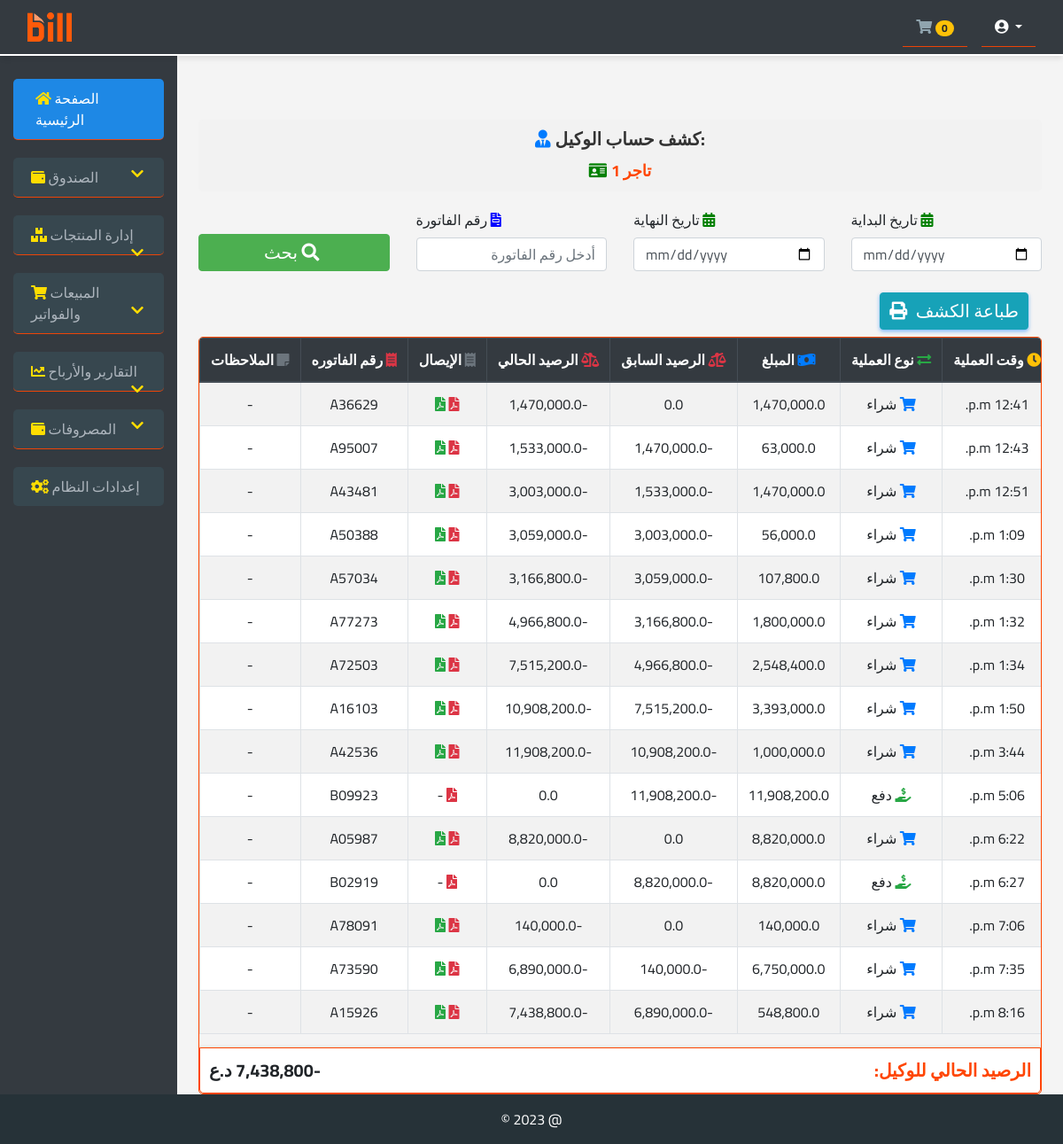
Screenshot of /agent_account_statement/9 with the database file from the repository.
### pro1/models.py (models this page shows, shortened)
class Agent(models.Model):
    name = models.CharField(max_length=100)
    phone = models.CharField(max_length=15, null=True)
    address = models.TextField(max_length=255, null=True)
    def get_balance(self):
        total_purchases = self.transactions.filter(transaction_type='purchase').aggregate(total=Sum('amount'))[
                              'total'] or 0
        total_payments = self.transactions.filter(transaction_type='payment').aggregate(total=Sum('amount'))[
                             'total'] or 0
        balance = total_payments - total_purchases
        return balance

class AgentTransaction3(models.Model):
    TRANSACTION_TYPES = (
        ('purchase', 'Purchase'),
        ('payment', 'Payment'),
    )
    agent = models.ForeignKey(Agent, on_delete=models.CASCADE, related_name='transactions')
    transaction_type = models.CharField(max_length=100, choices=TRANSACTION_TYPES)
    amount = models.DecimalField(max_digits=15, decimal_places=1)
    balance = models.DecimalField(max_digits=15, decimal_places=1, default=0)
    balance_last = models.DecimalField(max_digits=15, decimal_places=1, default=0)
    receipt = models.FileField(upload_to='receipts/', null=True, blank=True, verbose_name="إيصال أو فاتورة")
    receipt_empty = models.FileField(upload_to='receipts/', null=True, blank=True, verbose_name=" فاتورة")
    date = models.DateField(auto_now=True)
    time = models.TimeField(auto_now=True)
    note = models.TextField(null=True)
    invice_n = models.CharField(max_length=100, null=True, blank=True)

### pro1/views.py (the view)
# urls.py: path('agent_account_statement/<str:agent_id>', views.agent_account_statement,
def agent_account_statement(request, agent_id):
    start_date = request.GET.get('start_date')
    end_date = request.GET.get('end_date')
    invoice_number = request.GET.get('invoice_number')  # الحصول على رقم الفاتورة
    agent_transactions = AgentTransaction3.objects.filter(agent_id=agent_id)
    if start_date:
        agent_transactions = agent_transactions.filter(date__gte=start_date)
    if end_date:
        agent_transactions = agent_transactions.filter(date__lte=end_date)
    if invoice_number:
        agent_transactions = agent_transactions.filter(invice_n=invoice_number)  # تطبيق الفلتر حسب رقم الفاتورة
    agent_transactions = agent_transactions.order_by('date', 'time')
    context = {
        'agent_transactions': agent_transactions,
        'agentid': agent_id,
        'agent': Agent.objects.get(id=agent_id)
    }
    return render(request, 'agent_statment.html', context)

### templates/agent_statment.html (shortened to what this page needs)
{% extends 'base.html' %}
{% load humanize %}
{% block hed %}
        <link rel="stylesheet" type="text/css" href="https://cdn.datatables.net/1.11.5/css/jquery.dataTables.css">
<link rel="stylesheet" type="text/css" href="https://cdn.datatables.net/responsive/2.2.9/css/responsive.dataTables.min.css">
{% endblock %}
{% block con %}
<div class="mt-4">
  <div class="agent-title" style="background-color: #f2f2f2; padding: 10px; border-radius: 5px;">
    <h5 style="margin-bottom: 10px; color: #333; font-weight: bold;">
        <i class="fas fa-user-tie" style="color: #007bff; margin-right: 5px;"></i>كشف حساب الوكيل:
    </h5>
    <span style="color: orangered; font-weight: bold; font-size: 18px;">
        <i class="fas fa-id-card" style="color: green; margin-right: 5px;"></i>{{ agent.name }}
    </span>
</div>
<form style="direction: rtl; margin-top: 20px;" method="get" class="mb-4">
    <div class="row">
        <div class="col-md-3">
            <label for="start_date"><i class="fas fa-calendar-alt" style="color: green;"></i> تاريخ البداية</label>
            <input type="date" class="form-control" id="start_date" name="start_date" value="{{ request.GET.start_date }}">
        </div>
        <div class="col-md-3">
            <label for="end_date"><i class="fas fa-calendar-alt" style="color: green;"></i> تاريخ النهاية</label>
            <input type="date" class="form-control" id="end_date" name="end_date" value="{{ request.GET.end_date }}">
        </div>
        <div class="col-md-3">
            <label for="invoice_number"><i class="fas fa-file-invoice" style="color: blue;"></i> رقم الفاتورة</label>
            <input type="text" class="form-control" id="invoice_number" name="invoice_number" value="{{ request.GET.invoice_number }}" placeholder="أدخل رقم الفاتورة">
        </div>
        <div class="col-md-3 align-self-end">
            <button type="submit" class="btn btn-primary" style="width: 100%;">
                <i class="fas fa-search"></i> بحث
            </button>
        </div>
    </div>
</form>
    <div class="row mt-3 mb-2">
        <div class="col-md-12 text-right">
            <button type="button" class="btn btn-info" onclick="redirectToPrintPage({{ agentid }})" style="box-shadow: 0px 2px 4px rgba(0, 123, 255, 0.5);">
                <i class="fas fa-print"></i> طباعة الكشف
            </button>
        </div>
    </div>
    <div class="table-responsive" style="border: 1px solid orangered;overflow: hidden;border-radius: 5px">
    <table id="agent_statment" class="table table-striped table-bordered   table-bordered" style="font-size: 16px;direction: rtl">
        <thead class="thead-dark">
            <tr>
                <th scope="col"><i class="fas fa-clock text-warning"></i> وقت العملية</th>
                <th scope="col"><i class="fas fa-exchange-alt text-success"></i> نوع العملية</th>
                <th scope="col"><i class="fas fa-money-bill-wave text-primary"></i> المبلغ</th>
                <th scope="col"><i class="fas fa-balance-scale-left text-danger"></i> الرصيد السابق</th>
                <th scope="col"><i class="fas fa-balance-scale-right text-danger"></i> الرصيد الحالي</th>
                <th scope="col"><i class="fas fa-receipt text-secondary"></i> الإيصال</th>
                 <th scope="col"><i class="fas fa-receipt text-danger"></i> رقم الفاتوره </th>
                <th scope="col"><i class="fas fa-sticky-note text-secondary"></i> الملاحظات</th>
            </tr>
        </thead>
        <tbody>
            {% for transaction in agent_transactions %}
            <tr>
                <td>{{ transaction.time }}</td>
                <td>
                    {% if transaction.transaction_type == 'purchase' %}
                        <i class="fas fa-shopping-cart text-primary"></i> شراء
                    {% else %}
                        <i class="fas fa-hand-holding-usd text-success"></i> دفع
                    {% endif %}
                </td>
                <td class="text-center">{{ transaction.amount |intcomma}}</td>
                <td class="text-center">{{ transaction.balance_last|intcomma }}</td>
                <td class="text-center">{{ transaction.balance|intcomma }}</td>
                <td class="text-center">
                    {% if transaction.receipt %}
                        <a href="{{ transaction.receipt.url }}" target="_blank"><i class="fas fa-file-pdf text-danger"></i></a>
                    {% else %}
                        -
                    {% endif %}
                {% if transaction.receipt_empty %}
                <a href="{{ transaction.receipt_empty.url }}" target="_blank"><i class="fas fa-file-pdf text-success"></i></a>
                {% else %}
                -
                {% endif %}
                </td>
            {% if transaction.invice_n %}
            <td class="text-center" >{{ transaction.invice_n }}</td>
            {% else %}
            <td class="text-center">-</td>
            {% endif %}
            {% if transaction.note %}
                <td style="white-space: pre-wrap;font-size: 13px" class="text-center" >{{ transaction.note }}</td>
            {% else %}
            <td class="text-center">-</td>
            {% endif %}
            </tr>
            {% empty %}
            <tr>
                <td colspan="9" class="text-center">لا توجد عمليات مسجلة.</td>
            </tr>
            {% endfor %}
        </tbody>
    </table>
 <div class="current-balance-container" style="padding: 10px; margin-top: -1px; border: 1px solid orangered; border-radius: 0 0 5px 5px; background-color: #fff; display: flex; justify-content: space-between; align-items: center;direction: rtl">
        <h5 style="margin: 0; color: orangered; font-weight: bold;">الرصيد الحالي للوكيل:</h5>
        <p style="margin: 0; font-size: 20px; font-weight: bold;">{{ agent.get_balance | intcomma }} د.ع</p>
    </div>
</div>
</div>
{% endblock %}

### templates/base.html (shortened to what this page needs)
{% load static %}
<!DOCTYPE html>
<html lang="en">
<head>
    <link rel="stylesheet" href="https://stackpath.bootstrapcdn.com/bootstrap/4.5.2/css/bootstrap.min.css">
    <link rel="stylesheet" href="https://cdnjs.cloudflare.com/ajax/libs/font-awesome/5.15.1/css/all.min.css">
    <link rel="stylesheet" href="https://unpkg.com/tippy.js/dist/tippy.css" />
    {% block hed %}{% endblock %}
</head>
<body>
<nav class="navbar navbar-expand-lg navbar-dark sticky-top bg-dark bg-gradient" style="border-bottom: 2px solid #ffffff;">
    <div class="container-fluid">
        <a class="navbar-brand" href="{% url 'dashb' %}">
            <img src="{% static 'icon/BILL_BIG.png' %}" alt="Logo" style="width: 50px;">
        </a>
        <div class="ml-auto" style="display: flex; align-items: center;">
            <a  class="nav-link text-white mr-3">
                <i style="cursor: pointer" class="fas fa-shopping-cart"></i>
                <span id="cart-count" class="badge badge-pill badge-warning">0</span>
            </a>
            <div class="dropdown">
                <a class="nav-link dropdown-toggle text-white"  id="navbarDropdown" role="button" data-toggle="dropdown" aria-expanded="false">
                    <i class="fas fa-user-circle"></i> {{ request.user.first_name }}
                </a>
            </div>
        </div>
    </div>
</nav>
<div class="container-fluid" >
    <div class="row">
<nav class="col-md-3 col-lg-2 d-md-block bg-dark bg-gradient sidebar collapse">
    <div class="sidebar-sticky pt-3">
        <ul class="nav flex-column">
            <li class="nav-item">
                <a class="nav-link active" href="{% url 'dashb' %}">
                    <i class="fas fa-home"></i>
                    الصفحة الرئيسية
                </a>
            </li>
            {% if request.user.username != 'm' %}
            <li class="nav-item">
                <a class="nav-link collapsed" href="#" data-toggle="collapse" data-target="#cashboxSubmenu" aria-expanded="false" aria-controls="cashboxSubmenu">
                    <i class="fas fa-wallet"></i>
                    الصندوق
                    <i class="fas fa-chevron-right float-right"></i>
                </a>
            </li>
            {% endif %}
<li class="nav-item">
    <a class="nav-link collapsed" href="#" data-toggle="collapse" data-target="#inventorySubmenu" aria-expanded="false" aria-controls="inventorySubmenu">
        <i class="fas fa-boxes"></i>
        إدارة المنتجات
        <i class="fas fa-chevron-right float-right"></i>
    </a>
</li>
           <li class="nav-item">
    <a class="nav-link collapsed" href="#" data-toggle="collapse" data-target="#salesSubmenu" aria-expanded="false" aria-controls="salesSubmenu">
        <i class="fas fa-shopping-cart"></i>
        المبيعات والفواتير
        <i class="fas fa-chevron-right float-right"></i>
    </a>
</li>
<li class="nav-item">
    <a class="nav-link collapsed" href="#" data-toggle="collapse" data-target="#reportsSubmenu" aria-expanded="false" aria-controls="reportsSubmenu">
        <i class="fas fa-chart-line"></i>
        التقارير والأرباح
        <i class="fas fa-chevron-right float-right"></i>
    </a>
</li>
<li class="nav-item">
    <a class="nav-link collapsed" href="#" data-toggle="collapse" data-target="#expensesSubmenu" aria-expanded="false" aria-controls="expensesSubmenu">
        <i class="fas fa-wallet"></i>
        المصروفات
        <i class="fas fa-chevron-right float-right"></i>
    </a>
</li>
            <li class="nav-item">
                <a class="nav-link" href="{% url 'settings' %}">
                    <i class="fas fa-cogs"></i>
                    إعدادات النظام
                </a>
            </li>
        </ul>
    </div>
</nav>
        <main role="main" class="col-md-9 ml-sm-auto col-lg-10 px-md-4 main-content mt-5">
            {% block con %}
            {% endblock %}
        </main>
    </div>
</div>
<footer class="footer mt-auto py-3">
    <div>&copy; 2023 @</div>
</footer>
</body>
</html>

### templates/base.html (style rules this page uses)
body { font-family: 'Cairo', serif; background-color: #f4f4f4; }
.sidebar { min-height: 100vh; background-color: #37474F; }
.sidebar .nav-link { color: #FFFFFF; border-radius: 5px; margin: 10px 0; padding: 10px 15px; transition: all 0.3s ease-in-out; }
.sidebar .nav-link:hover, .sidebar .nav-link.active { background-color: #1E88E5; color: #FFFFFF; padding-left: 25px; }
.sidebar i { color: orange; }
.navbar, .footer { background-color: #263238; color: #FFFFFF; }
.fa-home, .fa-boxes, .fa-shopping-cart, .fa-chart-line, .fa-wallet, .fa-cogs { color: #90A4AE; }
.navbar, .footer { box-shadow: 0 4px 6px -1px rgba(0, 0, 0, 0.1); }
.footer { text-align: center; padding: 10px 0; }
.navbar-brand { color: #FFFFFF; font-size: 1.5em; display: flex; align-items: center; font-family: 'Montserrat', sans-serif; font-weight: 700; font-size: 1.5em; }
.btn .fas { margin-right: 5px; }
.nav-link { border-bottom: 1px solid rgba(255, 69, 0, 0.91); padding: 10px 15px; }
.nav-link.active, .nav-link.show { background-color: #0d701c; color: white; }
.collapse .nav-link { padding-left: 20px; background-color: #37474F; color: #adb5bd; }
.collapse .nav-link i { color: #ffdd00; }
.sidebar { overflow-y: auto; background-color: #263238; padding-bottom: 10px; }
.collapse { transition: all 0.35s ease; }
.nav-link.collapsed .fa-chevron-right { transform: rotate(90deg); transition: transform 0.35s ease; }
.nav-item:last-child .nav-link { border-bottom: none; }
.sidebar .nav-link { padding-right: 25px; }
.btn { padding: 10px; font-size: 20px; line-height: 1; border-radius: 5px; text-align: center; }

### templates/agent_statment.html (style rules this page uses)
th,td { white-space: nowrap; text-align: center; }
.table { background-color: #ffffff; }
.table th { background-color: #007bff; color: white; }
.table-striped tbody tr:nth-of-type(odd) { background-color: rgba(0,0,0,.05); }
.btn-primary, .form-control { border-radius: 0.3rem; }
.btn-info { background-color: #17a2b8; }
h5 { color: #007bff; margin-bottom: 15px; }
.current-balance-container { background-color: #ffffff; box-shadow: 0px 0px 5px 0px rgba(0,0,0,0.1); margin-top: 15px; padding: 10px; border-radius: 5px; }
.btn-info { background-color: #17a2b8; border-color: #17a2b8; color: white; box-shadow: 0 2px 4px rgba(0, 123, 255, 0.3); margin-right: 15px; }
.col-md-12 { display: flex; justify-content: flex-end; }
.agent-title { background-color: #eef5f9; padding: 10px; border-radius: 5px; text-align: center; }
.agent-title h5 { color: #333; font-weight: bold; margin-bottom: 0; }
.agent-title span { color: orangered; font-size: 20px; font-weight: bold; }
.form-control, .btn { border-radius: 0.25rem; }
.btn-primary { background-color: #4CAF50; border-color: #4CAF50; }
.btn-info { background-color: #17a2b8; border-color: #17a2b8; color: white; box-shadow: 0 2px 4px rgba(0, 123, 255, 0.3); }

### rows the page displays
Agent: name "تاجر 1", get_balance "-7,438,800"
AgentTransaction3: transaction_type "purchase" (drawn)
AgentTransaction3: transaction_type "purchase" (drawn)
AgentTransaction3: transaction_type "purchase" (drawn)
AgentTransaction3: transaction_type "purchase" (drawn)
AgentTransaction3: transaction_type "purchase" (drawn)
AgentTransaction3: transaction_type "purchase" (drawn)
AgentTransaction3: transaction_type "purchase" (drawn)
AgentTransaction3: transaction_type "purchase" (drawn)
AgentTransaction3: transaction_type "purchase" (drawn)
AgentTransaction3: transaction_type "payment" (drawn)
AgentTransaction3: transaction_type "purchase" (drawn)
AgentTransaction3: transaction_type "payment" (drawn)
AgentTransaction3: transaction_type "purchase" (drawn)
AgentTransaction3: transaction_type "purchase" (drawn)
AgentTransaction3: transaction_type "purchase" (drawn)
